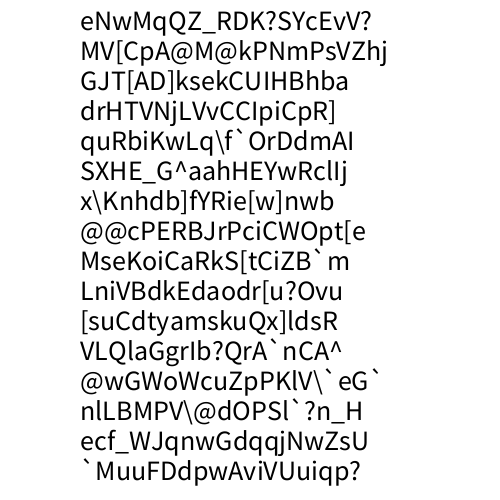
Frame 1 (no input)
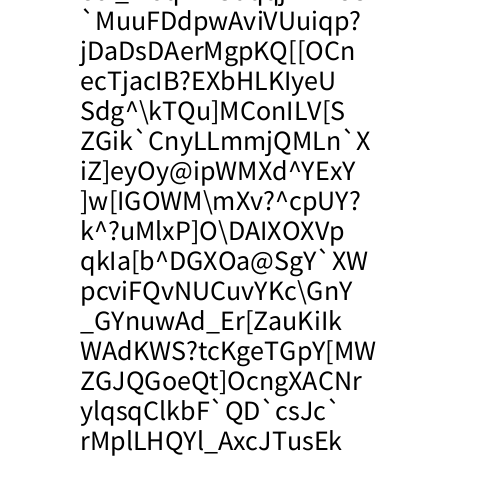
Frame 60 (the mouse pressed at the canvas centre just before this capture)
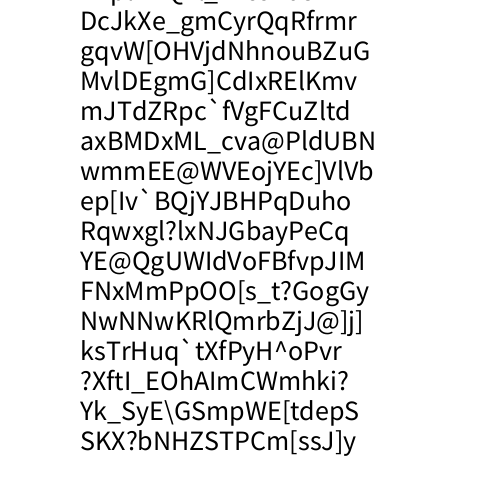
Frame 120 (the mouse held since frame 60 and released just before this capture)

The Processing sketch that drew these frames (run headless with seeded random() and noise(); from frame 60 on, the mouse is pressed at the canvas centre):

// Processing sketch: bruteForce
// ── bruteForce.pde
DNA miCromosoma;
ArrayList <DNA> chromSwarm = new ArrayList<DNA>(16); 
int y = 30;
int desp = 0;

void setup() {
  size(500, 500);
  frameRate(30);
  background(255);
  for (int i = 0; i < 16; i++) {
    miCromosoma = new DNA("To be or not to be");
    chromSwarm.add(miCromosoma);
    //miCromosoma.display();
    miCromosoma.generateText(100, y);
    y= y+30;
  }
}

void draw() {
  if(desp > 30){
    chromSwarm.remove(0);
    miCromosoma = new DNA("To be or not to be"); 
    chromSwarm.add(miCromosoma);
    desp = 0;
  }
  
  for (int i = 0; i < 16; i++) {
    if (y>500) {
      y = 30;
      background(255);
    }
    miCromosoma = chromSwarm.get(i);
    miCromosoma.generateText(80, y-desp);
    y= y+30;
  }  
  desp = desp+10;
  //delay(80);
}
// ── DNA.pde
class DNA{
  String target;
  ArrayList <Letra> frase;
  
  DNA(String t){
    target = t;
    frase = new ArrayList<Letra>(target.length());
    for (int i = 0; i <= target.length(); i++){
      int aleatorio = int(random(63,122));
      Letra symbol = new Letra(char(aleatorio));
      frase.add(symbol);
    }
  }
  
  void display(){
    Letra l;
    for (int i = 0; i < frase.size(); i++){
      l = frase.get(i);
      l.display();  
    }
    println();
  }
  
  void generateText(int x, int y){
    Letra l;
    String texto="";
    for (int i = 0; i < frase.size(); i++){
      l = frase.get(i);
      texto = texto+l.symbol;
    }
    fill(0);
    textSize(28);
    text(texto,x,y);
  }
  
}
// ── letra.pde
class Letra{
  char symbol;
  
  Letra(char s){
    symbol = s;
  }
  
  void display(){
    print(symbol);
  }
}
